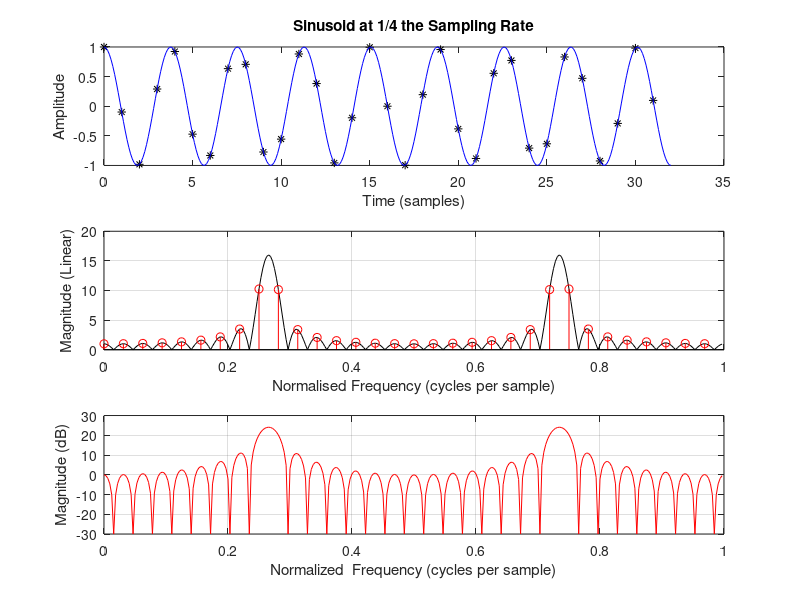
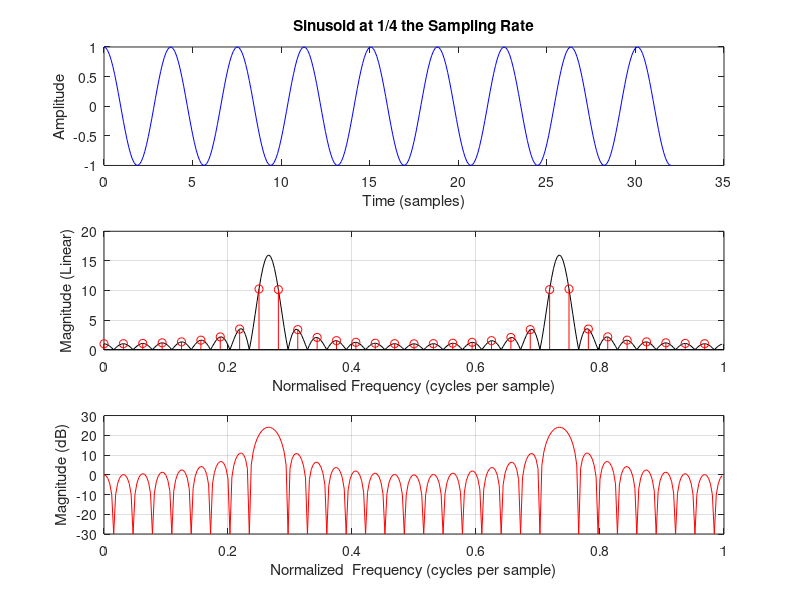

Write MATLAB code to recreate these figures, in order.
clear all 
close all 
clc 
L=32; 
Fs=1; 
Ts=1/Fs; 
T=L*Ts; 
n=[0:Ts:T-Ts]; 
A=1; 
phi=0; 
f=0.25+0.5/L; 
x=A*cos(2*pi*n*f+phi);
zpf=10;
X=fft(x,zpf*L);

m=A*cos(2*pi*n*f+phi);
M=fft(m);

figure(1);
subplot(3,1,1);
plot(n,x,'*k');

pause

hold on;

t=0:0.1:T;
plot(t,A*cos(2*pi*f*t+phi),'-b');
grid off;
title('Sinusoid at 1/4 the Sampling Rate');
xlabel('Time (samples)');
ylabel('Amplitude');
hold off;

pause

magM=abs(M);
magX=abs(X);
N=length(X);
J=length(M);
fn=[0:1/N:1-1/N];
pn=[0:1/J:1-1/J];

subplot(3,1,2);


plot(fn,magX,'-k');

grid on;
xlabel('Normalised Frequency (cycles per sample)');
ylabel('Magnitude (Linear)');
hold on;
stem(pn,magM,'-r');
hold off;

pause


spec=20*log10(magX);

spec=max(spec,-30*ones(1,length(spec)));
subplot(3,1,3);

plot(fn,spec,'-r');
grid on;

axis([0 1 -30 30]);
grid on;
xlabel('Normalized  Frequency (cycles per sample)');
ylabel('Magnitude (dB)');

figure(2);
subplot(3,1,1);
plot(n,x,'*k');

pause

t=0:0.1:T;
plot(t,A*cos(2*pi*f*t+phi),'-b');

grid off;
title('Sinusoid at 1/4 the Sampling Rate');
xlabel('Time (samples)');
ylabel('Amplitude');

pause

magM=abs(M);
magX=abs(X);
N=length(X);
J=length(M);
fn=[0:1/N:1-1/N];
pn=[0:1/J:1-1/J];
subplot(3,1,2);


plot(fn,magX,'-k');

grid on;
xlabel('Normalised Frequency (cycles per sample)');
ylabel('Magnitude (Linear)');
hold on 
stem(pn,magM,'-r');
hold off
pause

spec=20*log10(magX);

spec=max(spec,-30*ones(1,length(spec)));
subplot(3,1,3);

plot(fn,spec,'-r');
grid on;

axis([0 1 -30 30]);
grid on;
xlabel('Normalized  Frequency (cycles per sample)');
ylabel('Magnitude (dB)');
